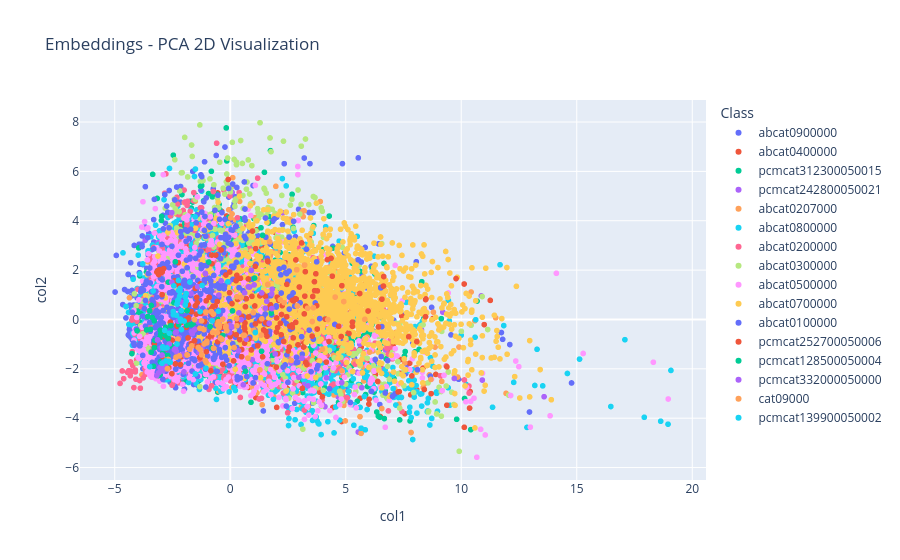

Notebook cell for this chart:
### Markdown cell above
#### Image features

### Code cell
# Combine image columns to form the feature set
X_train = train_df[image_columns].values
X_test = test_df[image_columns].values

# Train and evaluate models
trained_models = train_classic(X_train, X_test, y_train, y_test, class_names=y_test_original)

### Figure 1 — Plotly figure (JSON) as saved in the notebook; plotly's stock layout.template omitted (floating-point values rounded to 4 significant figures; data arrays with more than 128 entries replaced by an {"elided": "..."} marker saying what was removed)
{"data": [{"hovertemplate": "Class=abcat0900000<br>col1=%{x}<br>col2=%{y}<extra></extra>", "legendgroup": "abcat0900000", "marker": {"color": "#636efa", "symbol": "circle"}, "mode": "markers", "name": "abcat0900000", "showlegend": true, "type": "scattergl", "x": {"elided": "2796 float values"}, "xaxis": "x", "y": {"elided": "2796 float values"}, "yaxis": "y"}, {"hovertemplate": "Class=abcat0400000<br>col1=%{x}<br>col2=%{y}<extra></extra>", "legendgroup": "abcat0400000", "marker": {"color": "#EF553B", "symbol": "circle"}, "mode": "markers", "name": "abcat0400000", "showlegend": true, "type": "scattergl", "x": {"elided": "1049 float values"}, "xaxis": "x", "y": {"elided": "1049 float values"}, "yaxis": "y"}, {"hovertemplate": "Class=pcmcat312300050015<br>col1=%{x}<br>col2=%{y}<extra></extra>", "legendgroup": "pcmcat312300050015", "marker": {"color": "#00cc96", "symbol": "circle"}, "mode": "markers", "name": "pcmcat312300050015", "showlegend": true, "type": "scattergl", "x": {"elided": "1462 float values"}, "xaxis": "x", "y": {"elided": "1462 float values"}, "yaxis": "y"}, {"hovertemplate": "Class=pcmcat242800050021<br>col1=%{x}<br>col2=%{y}<extra></extra>", "legendgroup": "pcmcat242800050021", "marker": {"color": "#ab63fa", "symbol": "circle"}, "mode": "markers", "name": "pcmcat242800050021", "showlegend": true, "type": "scattergl", "x": {"elided": "355 float values"}, "xaxis": "x", "y": {"elided": "355 float values"}, "yaxis": "y"}, {"hovertemplate": "Class=abcat0207000<br>col1=%{x}<br>col2=%{y}<extra></extra>", "legendgroup": "abcat0207000", "marker": {"color": "#FFA15A", "symbol": "circle"}, "mode": "markers", "name": "abcat0207000", "showlegend": true, "type": "scattergl", "x": {"elided": "915 float values"}, "xaxis": "x", "y": {"elided": "915 float values"}, "yaxis": "y"}, {"hovertemplate": "Class=abcat0800000<br>col1=%{x}<br>col2=%{y}<extra></extra>", "legendgroup": "abcat0800000", "marker": {"color": "#19d3f3", "symbol": "circle"}, "mode": "markers", "name": "abcat0800000", "showlegend": true, "type": "scattergl", "x": {"elided": "1998 float values"}, "xaxis": "x", "y": {"elided": "1998 float values"}, "yaxis": "y"}, {"hovertemplate": "Class=abcat0200000<br>col1=%{x}<br>col2=%{y}<extra></extra>", "legendgroup": "abcat0200000", "marker": {"color": "#FF6692", "symbol": "circle"}, "mode": "markers", "name": "abcat0200000", "showlegend": true, "type": "scattergl", "x": {"elided": "1042 float values"}, "xaxis": "x", "y": {"elided": "1042 float values"}, "yaxis": "y"}, {"hovertemplate": "Class=abcat0300000<br>col1=%{x}<br>col2=%{y}<extra></extra>", "legendgroup": "abcat0300000", "marker": {"color": "#B6E880", "symbol": "circle"}, "mode": "markers", "name": "abcat0300000", "showlegend": true, "type": "scattergl", "x": {"elided": "810 float values"}, "xaxis": "x", "y": {"elided": "810 float values"}, "yaxis": "y"}, {"hovertemplate": "Class=abcat0500000<br>col1=%{x}<br>col2=%{y}<extra></extra>", "legendgroup": "abcat0500000", "marker": {"color": "#FF97FF", "symbol": "circle"}, "mode": "markers", "name": "abcat0500000", "showlegend": true, "type": "scattergl", "x": {"elided": "1681 float values"}, "xaxis": "x", "y": {"elided": "1681 float values"}, "yaxis": "y"}, {"hovertemplate": "Class=abcat0700000<br>col1=%{x}<br>col2=%{y}<extra></extra>", "legendgroup": "abcat0700000", "marker": {"color": "#FECB52", "symbol": "circle"}, "mode": "markers", "name": "abcat0700000", "showlegend": true, "type": "scattergl", "x": {"elided": "1692 float values"}, "xaxis": "x", "y": {"elided": "1692 float values"}, "yaxis": "y"}, {"hovertemplate": "Class=abcat0100000<br>col1=%{x}<br>col2=%{y}<extra></extra>", "legendgroup": "abcat0100000", "marker": {"color": "#636efa", "symbol": "circle"}, "mode": "markers", "name": "abcat0100000", "showlegend": true, "type": "scattergl", "x": {"elided": "578 float values"}, "xaxis": "x", "y": {"elided": "578 float values"}, "yaxis": "y"}, {"hovertemplate": "Class=pcmcat252700050006<br>col1=%{x}<br>col2=%{y}<extra></extra>", "legendgroup": "pcmcat252700050006", "marker": {"color": "#EF553B", "symbol": "circle"}, "mode": "markers", "name": "pcmcat252700050006", "showlegend": true, "type": "scattergl", "x": {"elided": "211 float values"}, "xaxis": "x", "y": {"elided": "211 float values"}, "yaxis": "y"}, {"hovertemplate": "Class=pcmcat128500050004<br>col1=%{x}<br>col2=%{y}<extra></extra>", "legendgroup": "pcmcat128500050004", "marker": {"color": "#00cc96", "symbol": "circle"}, "mode": "markers", "name": "pcmcat128500050004", "showlegend": true, "type": "scattergl", "x": [-2.48, -1.727, -3.023, -2.965, 0.6637, -0.8729, -2.911, -2.105, -2.377, -2.574, 1.774, -1.867, -2.528, -1.575, -2.757, -2.044, -2.676, -3.484, -2.707, -3.325, -3.452, -3.034, -3.031, -3.418, 1.84, -2.233, -3.025, -3.421, -3.105, -2.789, -3.569, -3.372, -3.283, -3.013, -0.5117, -2.794, -0.5291, -3.029, 1.355, -2.438, -0.784, -1.662, 1.401, -3.022, -1.883, -0.9298, -3.289, -3.262, -2.681, -3.042, -2.561, -3.619, -4.255, -1.286, 1.053, 0.09819, -0.3239, -4.031], "xaxis": "x", "y": [-1.123, -0.2101, -2.037, 4.18, -2.097, -0.2907, -1.331, 0.3366, 2.337, -0.2499, 0.2605, 0.3611, -0.5344, -0.1359, -1.876, -0.04562, 1.513, 0.3565, -1.46, -1.897, -0.4013, -2.238, -1.98, 0.5688, -1.45, -0.2086, -0.4351, -1.324, -2.274, -0.6635, 0.1189, 0.07982, -1.144, -0.5958, -0.2606, -0.322, 0.002169, -2.113, -1.287, 0.6776, -1.154, -0.2141, 3.41, -1.714, -0.232, 2.328, -0.05305, -0.8492, -0.7733, -0.7321, -1.059, -0.4216, -1.381, 5.388, 1.677, 0.3477, -0.6513, -0.4577], "yaxis": "y"}, {"hovertemplate": "Class=pcmcat332000050000<br>col1=%{x}<br>col2=%{y}<extra></extra>", "legendgroup": "pcmcat332000050000", "marker": {"color": "#ab63fa", "symbol": "circle"}, "mode": "markers", "name": "pcmcat332000050000", "showlegend": true, "type": "scattergl", "x": [-1.534, -3.097, 0.6221, -3.043, -2.889, 4.175, 1.523, 3.364, 5.695, -2.531, 4.827, -3.146, -0.7886, -2.219, -2.897, -2.066, 9.7, 0.5684, -1.698, -1.346, 1.687, 0.9551, -2.417, -2.933, -2.344, 1.361, -2.833, -1.228, -2.524, -2.966, -3.146, -1.395, 13.59, -2.941, -1.64, -2.337, -1.076, -2.637, -2.952, -1.411, -2.806, 2.973, -0.05162, -2.375, 3.107, 1.797, 3.104, 1.581, 1.947, -2.231, 0.07711, 0.8398, -0.4767, -1.534, 0.78, 1.816, -0.02277, -0.002588, -2.257, -3.004, 2.632, -2.374, -3.18, -0.3949, 0.9146, 0.9146, -2.885, 0.3762, -2.794, -1.677, -2.033, 0.3622, -2.988, -0.4898, 0.6929, 1.799, -0.006214, -1.973, 1.034, -2.003, -0.4767, 0.4697], "xaxis": "x", "y": [-0.4044, -2.164, 1.079, -1.955, -1.801, -2.364, 0.4549, -2.688, -2.765, 4.329, -2.558, -0.8291, -0.02588, -0.7259, -1.736, 0.6789, -2.391, -2.648, 1.049, -1.325, -0.1575, -1.635, -1.219, -2.085, -0.5156, 1.078, -2.019, -1.165, 1.514, -2.062, -0.8291, -0.0886, -3.13, -2.021, -0.5737, -1.294, 1.865, -0.994, -1.441, 1.331, -1.171, -2.347, 1.518, -0.5373, -1.57, 1.037, -1.569, 0.7382, -1.398, -1.449, -0.2977, 1.314, -0.1822, -0.4059, 1.318, 1.228, -0.5342, -0.2724, -0.06662, -2.07, -1.765, -1.177, -2.277, 1.569, 1.988, 1.988, -1.809, 0.264, -1.897, -0.4892, -1.407, -1.271, -1.152, 0.9909, -0.7942, 0.4436, -0.2368, -1.454, 1.399, -2.125, -0.1822, -0.006573], "yaxis": "y"}, {"hovertemplate": "Class=cat09000<br>col1=%{x}<br>col2=%{y}<extra></extra>", "legendgroup": "cat09000", "marker": {"color": "#FFA15A", "symbol": "circle"}, "mode": "markers", "name": "cat09000", "showlegend": true, "type": "scattergl", "x": {"elided": "132 float values"}, "xaxis": "x", "y": {"elided": "132 float values"}, "yaxis": "y"}, {"hovertemplate": "Class=pcmcat139900050002<br>col1=%{x}<br>col2=%{y}<extra></extra>", "legendgroup": "pcmcat139900050002", "marker": {"color": "#19d3f3", "symbol": "circle"}, "mode": "markers", "name": "pcmcat139900050002", "showlegend": true, "type": "scattergl", "x": [-2.138, -1.052, -2.259, -2.659, -2.176, -2.912, -2.468, 1.089, -2.113, -1.944, -1.903, -2.233, -3.341, -2.303, -2.439, -2.156, -1.95, -2.954, -2.633, -2.788, -2.326, -1.303, -2.115, -1.508, -2.241, -2.46, -3.482, -2.274, -1.997, -1.216, -2.192, -2.304, -2.301, -2.836, -0.516, -2.921, -2.738, -0.7843, -2.167, -1.514, -2.6, -0.1019, -1.744, -1.909], "xaxis": "x", "y": [-0.05907, -1.973, 0.7913, -1.702, 1.131, -1.159, 0.3202, -0.5279, -0.4097, 0.9145, 0.7399, 1.172, 1.153, 0.6268, 1.361, 0.01445, 0.5819, -1.777, -0.5553, -1.678, 0.1688, 0.3174, 0.3588, -2.208, 1.581, 0.19, -1.911, 0.7632, -0.06502, 1.378, 0.9475, -0.995, 0.6235, -0.4432, 0.334, -1.108, -1.152, -0.06133, 1.258, 4.154, -1.736, 1.526, 1.513, 1.052], "yaxis": "y"}], "layout": {"legend": {"title": {"text": "Class"}, "tracegroupgap": 0}, "title": {"text": "Embeddings - PCA 2D Visualization"}, "xaxis": {"anchor": "y", "domain": [0, 1], "title": {"text": "col1"}}, "yaxis": {"anchor": "x", "domain": [0, 1], "title": {"text": "col2"}}}}
